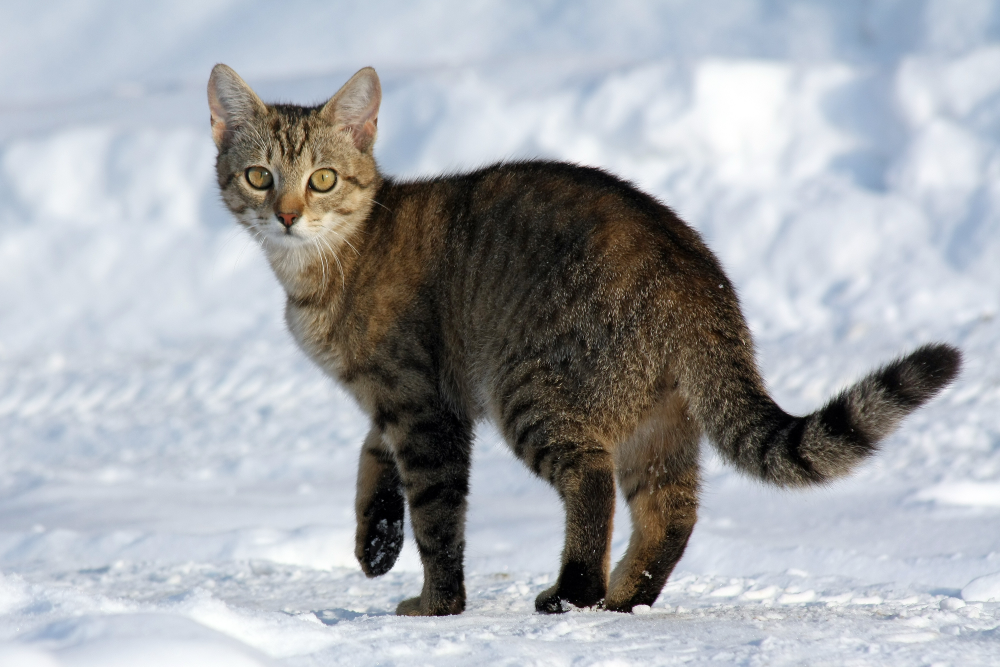
#> input picture data/raw/lila_bc_dev/cct_felis_catus_01.jpg, 3000 x 2000 px (shown at 1/3 size); its folder holds 4 pictures in this run
$ python preparar_subset_dev.py
#> lines starting #> are read from the running program, lines starting #| are printed output that depends on the picture
"""Prepara o subset de desenvolvimento a partir de imagens locais.

Em vez de baixar imagens da internet, este script valida o conteudo do
diretorio ``04_dados/raw/lila_bc_dev/`` (povoado manualmente pelo usuario
com amostras de datasets publicos como LILA BC, iNaturalist ou Wikimedia
Commons) e gera um manifesto reprodutivel.

O manifesto contem, para cada imagem encontrada, o nome do arquivo, o
tamanho em bytes, as dimensoes em pixels e o hash SHA-256 do conteudo
binario, permitindo verificar a integridade do subset entre execucoes.
"""

from __future__ import annotations

import hashlib
import json
import sys
from pathlib import Path

from PIL import Image

EXTENSOES_VALIDAS = {".jpg", ".jpeg", ".png"}
DIRETORIO_PADRAO = Path("04_dados/raw/lila_bc_dev")
ARQUIVO_MANIFESTO = "manifesto.json"


def calcular_hash_sha256(caminho: Path, tamanho_bloco: int = 65536) -> str:
    """Retorna o hash SHA-256 hexadecimal do arquivo informado."""
    hasher = hashlib.sha256()
    with caminho.open("rb") as arquivo:
        for bloco in iter(lambda: arquivo.read(tamanho_bloco), b""):
            hasher.update(bloco)
    return hasher.hexdigest()


def coletar_imagens(diretorio: Path) -> list[Path]:
    """Lista, em ordem alfabetica, as imagens validas do diretorio."""
    if not diretorio.exists():
        return []
    return sorted(
        caminho
        for caminho in diretorio.iterdir()
        if caminho.is_file() and caminho.suffix.lower() in EXTENSOES_VALIDAS
    )


def descrever_imagem(caminho: Path) -> dict:
    """Extrai metadados basicos de uma imagem."""
    with Image.open(caminho) as imagem:
#> imagem is the input picture: PIL image 3000x2000 RGB; mean R, G, B 165.8, 169, 173.6
        largura, altura = imagem.size
#> largura = 3000; altura = 2000
        formato = imagem.format
#> formato = 'JPEG'
    return {
        "arquivo": caminho.name,
        "formato": formato,
        "largura": largura,
        "altura": altura,
        "bytes": caminho.stat().st_size,
        "sha256": calcular_hash_sha256(caminho),
    }


def imprimir_instrucoes(diretorio: Path) -> None:
    """Imprime instrucoes de povoamento manual quando o diretorio esta vazio."""
    diretorio.mkdir(parents=True, exist_ok=True)
    mensagem = (
        f"Diretorio vazio: {diretorio}\n"
        "\n"
        "Povoe manualmente com 5 a 10 imagens (.jpg/.jpeg/.png) de fontes\n"
        "publicas, sugestao de composicao para exercitar todos os ramos do\n"
        "decisor da Fase III:\n"
        "  - 3 imagens de Felis catus (gato domestico/feral)\n"
        "  - 2 imagens de outras especies (raposa, guaxinim, gamba)\n"
        "  - 1 imagem com humano\n"
        "  - 1 imagem vazia (paisagem sem animal)\n"
        "\n"
        "Fontes sugeridas:\n"
        "  - LILA BC (lila.science/datasets/caltech-camera-traps)\n"
        "  - iNaturalist (inaturalist.org/taxa/118552-Felis-catus)\n"
        "  - Pexels, Unsplash, Wikimedia Commons\n"
        "\n"
        "Apos copiar as imagens, execute novamente este script."
    )
    print(mensagem)


def preparar_subset_dev(diretorio: Path = DIRETORIO_PADRAO) -> int:
    """Valida o subset e grava o manifesto. Retorna codigo de saida."""
    imagens = coletar_imagens(diretorio)
    if not imagens:
        imprimir_instrucoes(diretorio)
        return 1

    registros = [descrever_imagem(caminho) for caminho in imagens]
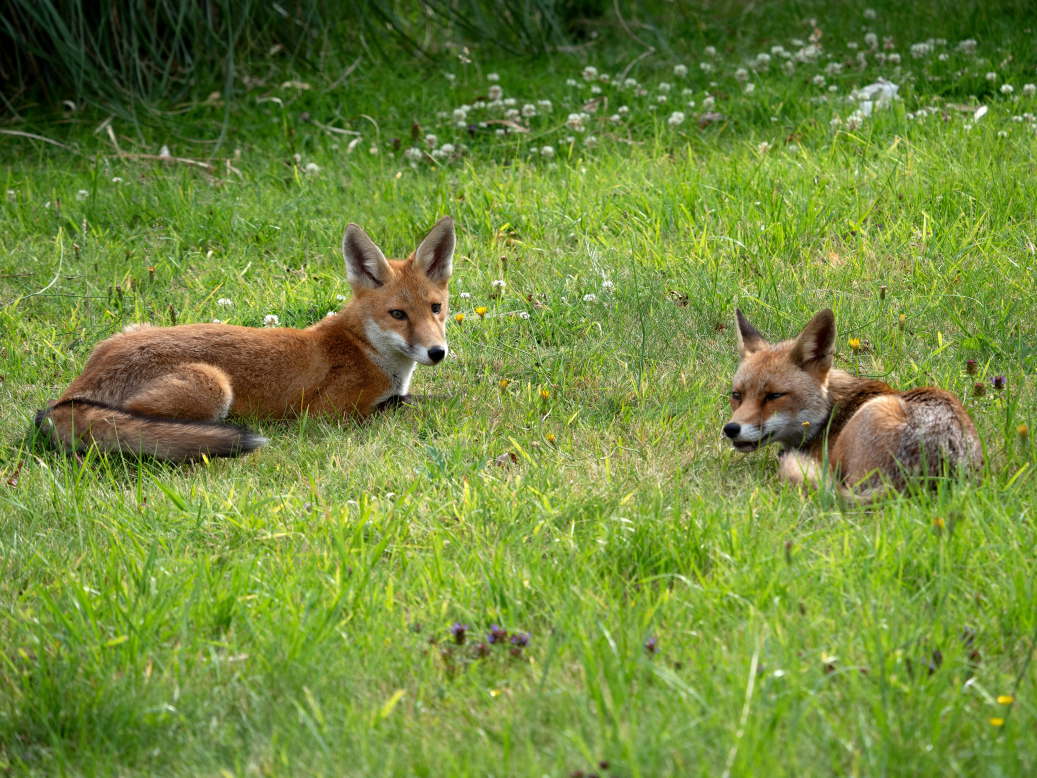
#> input picture data/raw/lila_bc_dev/fox_01.jpg, 5184 x 3888 px (shown at 1/5 size)
#> in descrever_imagem, imagem is the input picture: PIL image 5184x3888 RGB; mean R, G, B 113.4, 137.7, 58.6
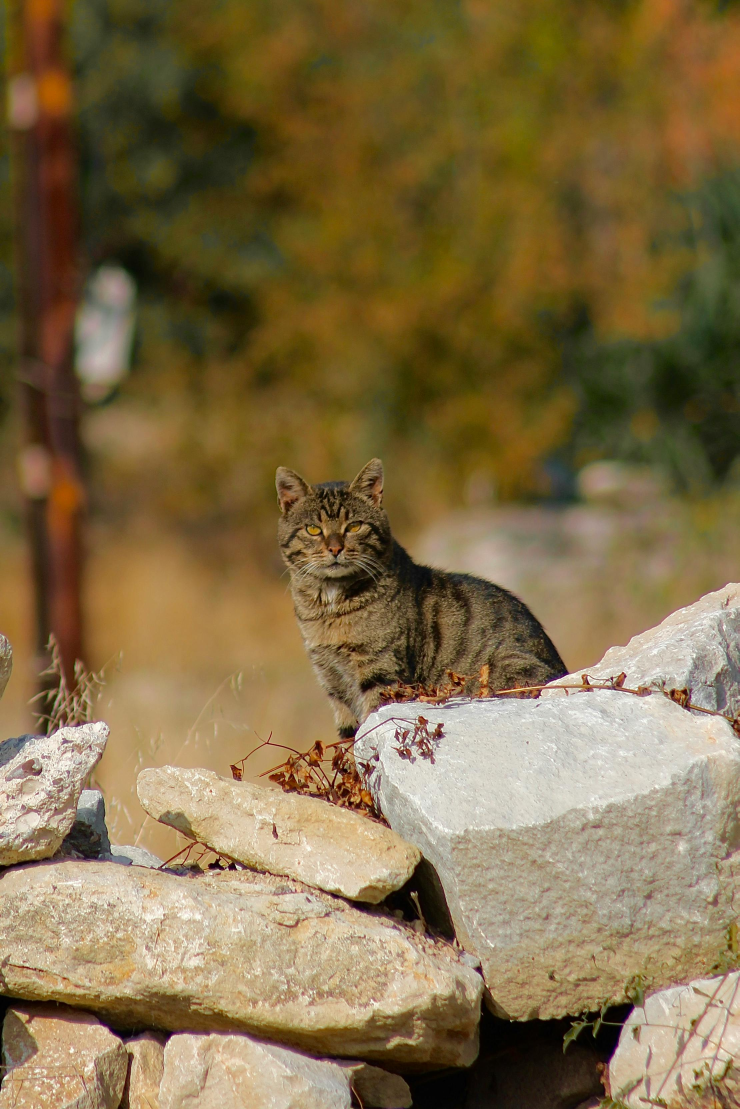
#> input picture data/raw/lila_bc_dev/gato_01.jpg, 2218 x 3327 px (shown at 1/3 size)
#> in descrever_imagem, imagem is the input picture: PIL image 2218x3327 RGB; mean R, G, B 128.7, 109.2, 71.2
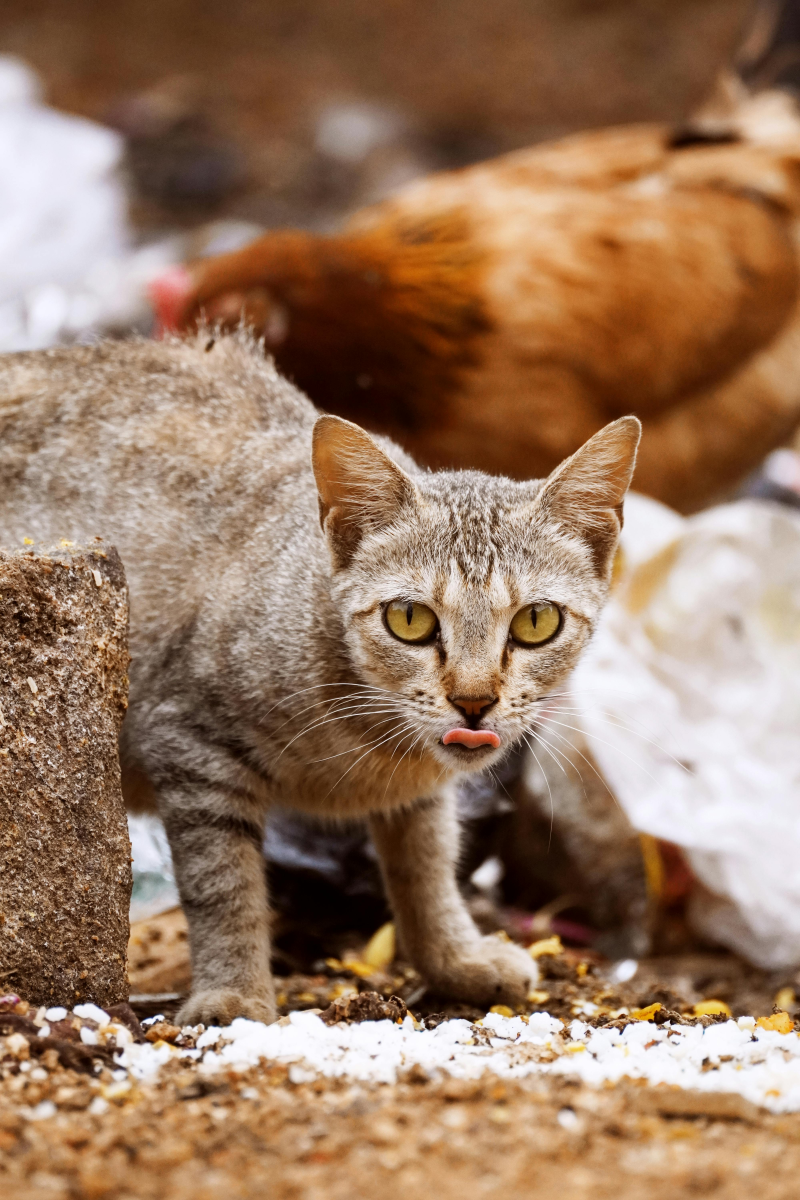
#> input picture data/raw/lila_bc_dev/gato_02.jpg, 4000 x 6000 px (shown at 1/5 size)
#> in descrever_imagem, imagem is the input picture: PIL image 4000x6000 RGB; mean R, G, B 152.9, 120.9, 97
    manifesto = {
        "diretorio": str(diretorio),
        "total": len(registros),
        "imagens": registros,
    }
    caminho_manifesto = diretorio / ARQUIVO_MANIFESTO
    caminho_manifesto.write_text(
        json.dumps(manifesto, indent=2, ensure_ascii=False) + "\n",
        encoding="utf-8",
    )

    print(f"Subset preparado: {len(registros)} imagem(ns) em {diretorio}")
#| Subset preparado: 4 imagem(ns) em 04_dados/raw/lila_bc_dev
    for registro in registros:
        print(
            f"  - {registro['arquivo']:<40s} "
            f"{registro['largura']}x{registro['altura']}  "
            f"{registro['bytes']:>8d} B  "
            f"{registro['sha256'][:12]}"
        )
    print(f"Manifesto gravado em: {caminho_manifesto}")
    return 0


if __name__ == "__main__":
    sys.exit(preparar_subset_dev())
#> (the program exits here)
